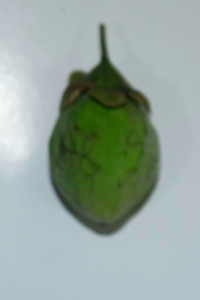
#> input picture media/uploads/0227bd43-f331-40a2-843e-647c6baa519b.png, 200 x 300 px
$ python -i morfologi.py   (imports and definitions only)   (older library calls are emulated)
#> lines starting #> are read from the running program, lines starting #| are printed output that depends on the picture; after the words box and inside, x2 and y2 are one past the last pixel; in counts of white or black regions, pixels touching at a corner belong together
#> further down, picture is the input picture: shape (300, 200, 3); mean B, G, R 155.9, 165, 149.6
from skimage.color import rgb2hsv
from skimage.filters import gaussian, threshold_otsu
from skimage.color import rgb2gray
from skimage import measure
from skimage.morphology import (
    disk,
    binary_closing,
    flood_fill,
    label,
    remove_small_objects)
from PIL import Image
import numpy as np
from skimage.io import imsave
import os
import cv2

import numpy as np
import scipy as sp
import scipy.ndimage


def flood_fill(test_array, h_max=255):
    input_array = np.copy(test_array)
    el = sp.ndimage.generate_binary_structure(2, 2).astype(np.int)
    inside_mask = sp.ndimage.binary_erosion(
        ~np.isnan(input_array), structure=el)
    output_array = np.copy(input_array)
    output_array[inside_mask] = h_max
    output_old_array = np.copy(input_array)
    output_old_array.fill(0)
    el = sp.ndimage.generate_binary_structure(2, 1).astype(np.int)
    while not np.array_equal(output_old_array, output_array):
        output_old_array = np.copy(output_array)
        output_array = np.maximum(input_array, sp.ndimage.grey_erosion(
            output_array, size=(3, 3), footprint=el))
    return output_array


def imcomplement(matrix):
    """
    Return the imcomplement of the matrix/image. Equivalent to Matlab's imcomplement function.
    """
    newmatrix = -matrix + np.max(matrix) + np.min(matrix)
    return newmatrix


def morphology(img):
    """
    proses morfologi:
    img: gray
    """
    RADIUS = 4
    binary = (img > 170).astype(np.float)
    complement = imcomplement(binary)
    structure = disk(RADIUS)
    enclosed = binary_closing(complement, structure)
    imfilled = flood_fill(enclosed)
    cleaned = remove_small_objects(imfilled, min_size=60, connectivity=2)
    return cleaned


class Morfologi:
    def __init__(self, img, ROUNDING = 4):
        """
        img: image array-> numpy
        """
#> called with ROUNDING = 4
        self.img = img
        self.gray = cv2.cvtColor(self.img, cv2.COLOR_BGR2GRAY)
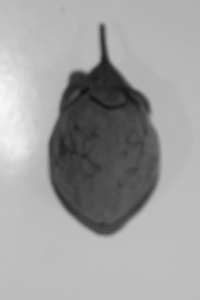
#> self.gray: shape (300, 200); min 18, max 247, mean 159.3
        self.binary = (self.gray > 170).astype(np.float)
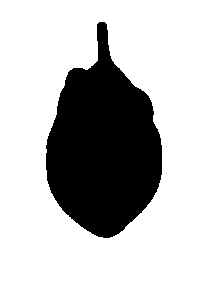
#> self.binary: shape (300, 200) float64; values 0 (black) and 1 (white), 73.6% white; 1 black region, box (x1, y1, x2, y2) and area: (46, 22, 162, 238) 15850
        self.cleaned = morphology(self.gray)
#> in morphology, `enclosed = binary_closing(complement, structure)`: enclosed: shape (300, 200) bool; 26.4% white; 1 white region, box (x1, y1, x2, y2) and area: (46, 22, 162, 238) 15855
#> in flood_fill, `inside_mask = sp.ndimage.binary_erosion( ~np.isnan(input_array), struc..`:
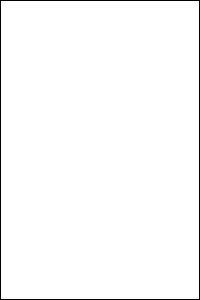
#> inside_mask: shape (300, 200) bool; 98.3% white; black in thin lines or dots
#> in flood_fill, `output_old_array.fill(0)`: output_old_array: shape (300, 200) bool; every value is 0
#> the loop in flood_fill, `while not np.array_equal(output_old_array, output_array):` made 77 passes
#> pass 3, in flood_fill, `output_array = np.maximum(input_array, sp.ndimage.grey_erosion( output..`:
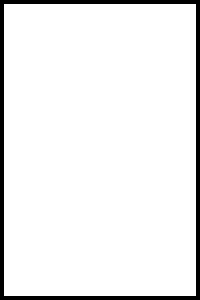
#> output_array: shape (300, 200) bool; 93.4% white; 1 black region, box (x1, y1, x2, y2) and area: (0, 0, 200, 300) 3936
        labels = measure.label(self.cleaned)

        self.props = measure.regionprops(labels)[0]
        self.diameter = self.props.equivalent_diameter
#> self.diameter = 142.1
        self.area = self.props.area
#> self.area = 15855
        self.perimeter = self.props.perimeter
#> self.perimeter = 561.6
        self.length = self.props.major_axis_length
#> self.length = 183.9
        self.width = self.props.minor_axis_length
#> self.width = 113.1
        self.r = self.img[:, :, 2]
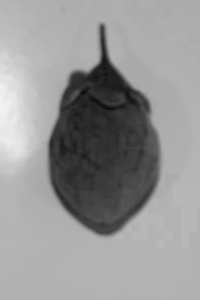
#> self.r: shape (300, 200); min 10, max 243, mean 149.6
        self.g = self.img[:, :, 1]
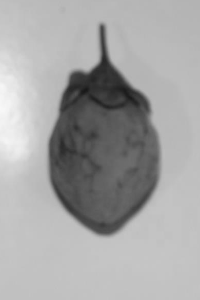
#> self.g: shape (300, 200); min 24, max 248, mean 165
        self.b = self.img[:, :, 0]
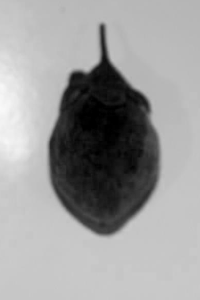
#> self.b: shape (300, 200); min 0, max 249, mean 155.9
        self.ROUNDING = ROUNDING

    def get_form_factor(self):
        return round((4 * np.pi * self.area)/(self.perimeter**2), self.ROUNDING)

    def get_aspect_ratio(self):
        return round(self.length/self.width, self.ROUNDING)

    def get_rect(self):
        return round((self.length*self.width)/self.area, self.ROUNDING)

    def get_narrow_factor(self):
        return round(self.diameter/self.length, self.ROUNDING)

    def get_prd(self):
        return round(self.perimeter/self.diameter, self.ROUNDING)

    def get_plw(self):
        return round(self.perimeter/(self.length+self.width), self.ROUNDING)

>>> import cv2
>>> picture = cv2.imread('../../media/uploads/0227bd43-f331-40a2-843e-647c6baa519b.png')
>>> result = Morfologi(picture).get_form_factor()
#> result = 0.632
